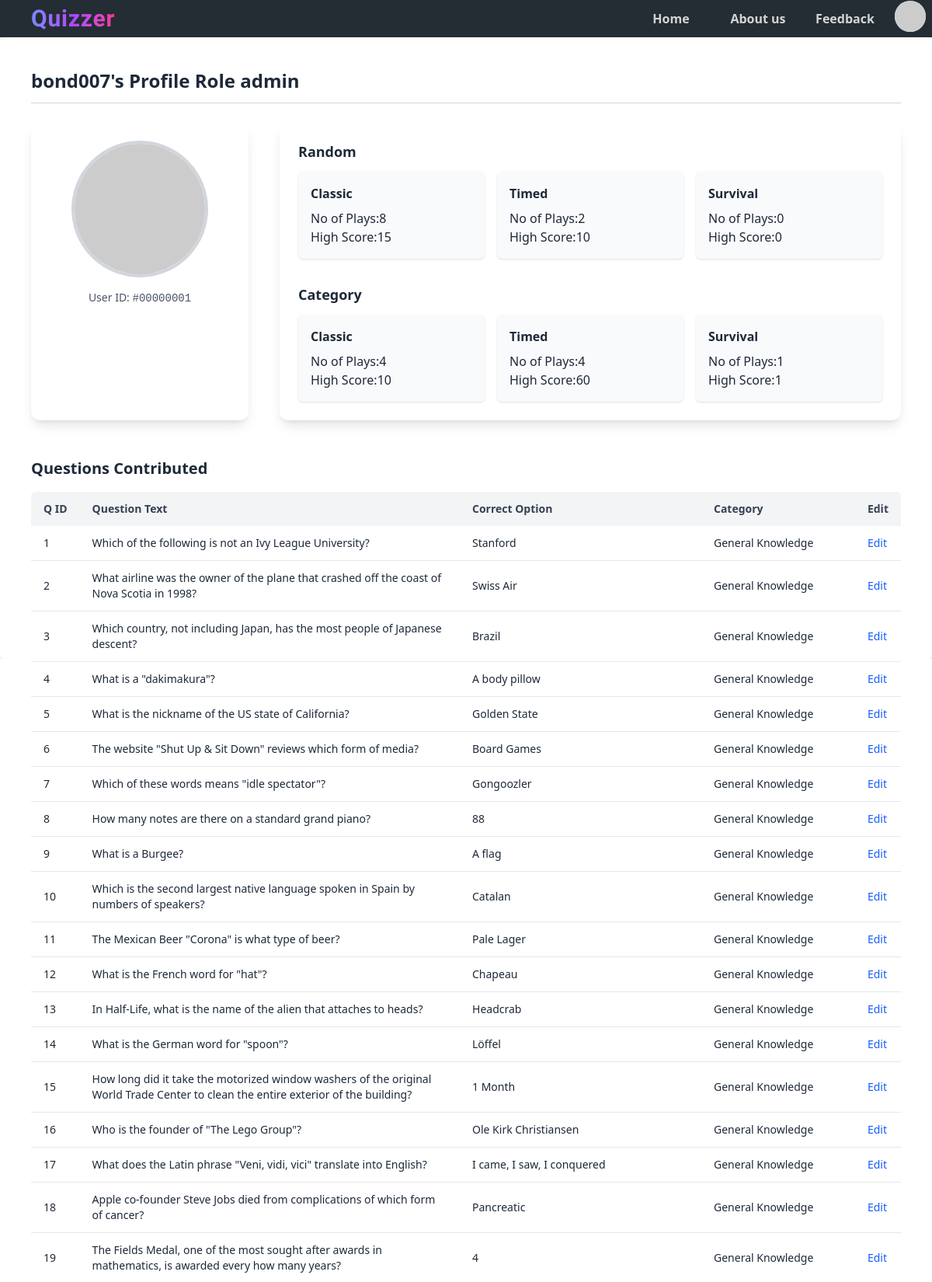
Page /profile (signed in, upper part) on the committed database.
### quizzer/model/user.py (models this page shows, shortened)
class User(db.Model ,UserMixin):
    __tablename__ = 'User'
    id = db.Column(db.Integer, primary_key=True)
    username = db.Column(db.String(20), nullable=False ,unique=True)
    email = db.Column(db.String(100), nullable=False,unique=True)
    password = db.Column(db.String(150), nullable=False)
    profile_pic=db.Column(db.String(100))
    role=db.Column(db.String(20))
    quiz_states = relationship("QuizState", back_populates="user")
    def get_high_score(self, type, mode):
        for qs in self.quiz_states:
            if qs.type.lower() == type.lower() and qs.mode.lower() == mode.lower():
                return qs.high_score or 0
        return 0
    def get_attempt(self, type, mode):
        for qs in self.quiz_states:
            if qs.type.lower() == type.lower() and qs.mode.lower() == mode.lower():
                return qs.attempt or 0
        return 0

### quizzer/model/quiz_state.py (models this page shows)
class QuizState(db.Model):
    __tablename__ = 'Quiz_state'
    user_id=db.Column(db.Integer,db.ForeignKey('User.id'),primary_key=True)
    type=db.Column(db.String(15) ,primary_key=True)
    mode=db.Column(db.String(15),primary_key=True)
    category_id = db.Column(db.Integer, db.ForeignKey('Category.id'))
    high_score = db.Column(db.Integer)
    attempt = db.Column(db.Integer)
    user = relationship("User", back_populates="quiz_states")

### quizzer/model/question.py (models this page shows)
class Question(db.Model):
    __tablename__ = 'Question'
    id = db.Column(db.Integer, primary_key=True)
    question_text = db.Column(db.String(200), nullable=False ,unique=True)
    option_a=db.Column(db.String(80), nullable=False)
    option_b=db.Column(db.String(80), nullable=False)
    option_c=db.Column(db.String(80), nullable=False)
    option_d=db.Column(db.String(80), nullable=False)
    correct_option=db.Column(db.String(80), nullable=False)
    user_id=db.Column(db.Integer,db.ForeignKey('User.id',ondelete='SET NULL'))
    category_id = db.Column(db.Integer, db.ForeignKey('Category.id'))
    category = relationship("Category", back_populates="questions")

### quizzer/model/category.py (models this page shows)
class Category(db.Model ,UserMixin):
    __tablename__ = 'Category'
    id = db.Column(db.Integer, primary_key=True)
    category_name = db.Column(db.String(80), nullable=False ,unique=True)
    questions = relationship("Question", back_populates="category")

### quizzer/app/view_routes.py (the view)
@view.route("/profile")
@login_required
def profile():
   print(current_user.quiz_states)
   return render_template("profile.html",added_question=get_question_by_userid(current_user.id))

### quizzer/__init__.py (called while the page is built)
def create_app():
    app = Flask(__name__, static_folder='static', template_folder='templates')
    app.config.from_pyfile('config.py')
    db.init_app(app)
    mail.init_app(app)
    login_manager.init_app(app)
    login_manager.login_view = 'auth.login'
    @login_manager.user_loader
    def load_user(id):
        return User.query.get(int(id))
    register_blueprints(app)
    with app.app_context():
         db.create_all()
    return app

### quizzer/app/view_services.py (called while the page is built)
def get_question_by_userid(id):
    question=Question.query.filter_by(user_id=id).all()
    return question

### quizzer/templates/profile.html (shortened to what this page needs)
{%extends 'base.html'%} {%block title%}Profile{%endblock%}
{%block content%}
<main class="bg-secondary-b min-h-screen p-4 sm:p-6 lg:p-10 rounded-lg w-full text-gray-800">
  <div class="text-xl sm:text-2xl font-bold mb-6 border-b border-gray-300 pb-3">
    <span>{{ current_user.username }}'s Profile</span>
     <span>Role {{ current_user.role }}</span>
  </div>
  <div class="flex flex-col lg:flex-row gap-6 lg:gap-10">
    <div class="bg-white rounded-xl p-6 shadow-lg flex flex-col items-center w-full lg:w-1/4">
      <div class="w-36 h-36 sm:w-44 sm:h-44 mb-4">
        <img src="{{ current_user.profile_pic }}" alt="Profile Picture" class="w-full h-full rounded-full object-cover border-4 border-gray-300" />
      </div>
      <p class="text-sm text-gray-600 text-center">
        User ID: <span class="font-mono">#{{ "%08d" | format(current_user.id) }}</span>
      </p>
    </div>
    <div class="bg-white rounded-xl p-6 shadow-lg flex-1 space-y-8">
      <div>
        <h2 class="text-lg font-semibold mb-3">Random</h2>
        <div class="grid grid-cols-1 sm:grid-cols-3 gap-4">
          <div class="p-4 bg-gray-50 rounded-md shadow-sm ">
            <h3 class="font-bold mb-2">Classic</h3>
            <p>No of Plays:{{current_user.get_attempt('Random','Classic')}}</p>
            <p>High Score:{{current_user.get_high_score('Random','Classic')}}</p>
          </div>
          <div class="p-4 bg-gray-50 rounded-md shadow-sm ">
            <h3 class="font-bold mb-2">Timed</h3>
            <p>No of Plays:{{current_user.get_attempt('Random','Timed')}}</p>
            <p>High Score:{{current_user.get_high_score('Random','Timed')}}</p>
          </div>
          <div class="p-4 bg-gray-50 rounded-md shadow-sm ">
            <h3 class="font-bold mb-2">Survival</h3>
            <p>No of Plays:{{current_user.get_attempt('Random','Survival')}}</p>
            <p>High Score:{{current_user.get_high_score('Random','Survival')}}</p>
          </div>
        </div>
      </div>
      <div>
        <h2 class="text-lg font-semibold mb-3">Category</h2>
        <div class="grid grid-cols-1 sm:grid-cols-3 gap-4">
          <div class="p-4 bg-gray-50 rounded-md shadow-sm ">
            <h3 class="font-bold mb-2">Classic</h3>
           <p>No of Plays:{{current_user.get_attempt('Category','Classic')}}</p>
            <p>High Score:{{current_user.get_high_score('Category','Classic')}}</p>
          </div>
          <div class="p-4 bg-gray-50 rounded-md shadow-sm ">
            <h3 class="font-bold mb-2">Timed</h3>
            <p>No of Plays:{{current_user.get_attempt('Category','Timed')}}</p>
            <p>High Score:{{current_user.get_high_score('Category','Timed')}}</p>
          </div>
          <div class="p-4 bg-gray-50 rounded-md shadow-sm ">
            <h3 class="font-bold mb-2">Survival</h3>
             <p>No of Plays:{{current_user.get_attempt('Category','Survival')}}</p>
            <p>High Score:{{current_user.get_high_score('Category','Survival')}}</p>
          </div>
        </div>
      </div>
    </div>
  </div>
  <div class="mt-12">
    <h2 class="text-lg sm:text-xl font-bold mb-4">Questions Contributed</h2>
    <div class="overflow-x-auto">
      <table class="min-w-full bg-white shadow-md rounded-md overflow-hidden text-sm">
        <thead class="bg-gray-100 text-left font-semibold text-gray-700">
          <tr>
            <th class="px-4 py-3 whitespace-nowrap">Q ID</th>
            <th class="px-4 py-3">Question Text</th>
            <th class="px-4 py-3">Correct Option</th>
            <th class="px-4 py-3">Category</th>
            <th class="px-4 py-3">Edit</th>
          </tr>
        </thead>
        <tbody class="divide-y divide-gray-200">
          {% for q in added_question %}
          <tr>
            <td class="px-4 py-3 whitespace-nowrap">{{ q.id }}</td>
            <td class="px-4 py-3">{{ q.question_text }}</td>
            <td class="px-4 py-3">{{ q.correct_option }}</td>
            <td class="px-4 py-3">{{ q.category.category_name }}</td>
            <td class="px-4 py-3">
              <a href="{{ url_for('question.edit_question_by_user', question_id=q.id, user_id=current_user.id) }}" class="text-blue-600 hover:underline">Edit</a>
            </td>
          </tr>
          {% endfor %}
        </tbody>
      </table>
    </div>
  </div>
</main>
{%endblock%}

### quizzer/templates/base.html (shortened to what this page needs)
<!DOCTYPE html>
<html lang="en">
<head>
    <link rel="stylesheet" href="{{url_for('static', filename='style/style.css')}}" />
</head>
<body class="box-border h-dvh w-full flex flex-col">
    <nav class="shadow-xl bg-nav">
        <ul class="w-full p-0 h-12 list-none flex justify-end items-center">
            <li class="mr-auto">
     <div class="h-full">
  <a href="{{ url_for('view.home') }}"
     class="ml-4 sm:ml-10 text-3xl block h-full  font-extrabold text-transparent bg-clip-text bg-gradient-to-r from-indigo-400 via-purple-500 to-pink-500  font-revalia tracking-wide hover:opacity-90 transition-all duration-300 leading-snug">
  </a>
</div>
            </li>
            <li class="nav-button"><a href="{{url_for('view.home')}}">Home</a></li>
            <li class="nav-button"><a href="{{url_for('view.about_us')}}">About us</a></li>
            <li class="nav-button"><a href="{{url_for('view.feedback')}}">Feedback</a></li>
            <li class="">
                {% if current_user.is_authenticated %}
                <div class="relative px-2">
                    <button id="profile-pic" class="bg-base-b rounded-full size-10 hover:bg-gray-300 cursor-pointer">
                        <img src="{{ current_user.profile_pic }}" alt="Profile Picture"
                            class="size-full object-cover rounded-full" />
                    </button>
                </div>
                {%else%}
                <div class="text-center p-1 mr-2 px-2 bg-accent hover:bg-accent-h font-bold text-accent-t rounded-md">
                    <a href="{{(url_for('auth.login'))}}">Login</a>
                </div>
                {% endif %}
            </li>
        </ul>
    </nav>
    <div class=" w-full flex bg-base-b h-full">
         {%block content%}{%endblock%}
    </div>
</body>
</html>

### rows in the picture
User: username "bond007", role "admin", id "00000001"
QuizState: get_attempt "8", get_high_score "15", get_attempt "2", get_high_score "10", get_attempt "0", get_high_score "0", get_attempt "4", get_high_score "60", get_attempt "1", get_high_score "1"
Question: id "1", question_text "Which of the following is not an Ivy League University?", correct_option "Stanford", category.category_name "General Knowledge"
Question: id "2", question_text "What airline was the owner of the plane that crashed off the coast of Nova Scotia in 1998?", correct_option "Swiss Air", category.category_name "General Knowledge"
Question: id "3", question_text "Which country, not including Japan, has the most people of Japanese descent?", correct_option "Brazil", category.category_name "General Knowledge"
Question: id "4", question_text "What is a \"dakimakura\"?", correct_option "A body pillow", category.category_name "General Knowledge"
Question: id "5", question_text "What is the nickname of the US state of California?", correct_option "Golden State", category.category_name "General Knowledge"
Question: id "6", question_text "The website \"Shut Up & Sit Down\" reviews which form of media?", correct_option "Board Games", category.category_name "General Knowledge"
Question: id "7", question_text "Which of these words means \"idle spectator\"?", correct_option "Gongoozler", category.category_name "General Knowledge"
Question: id "8", question_text "How many notes are there on a standard grand piano?", correct_option "88", category.category_name "General Knowledge"
Question: id "9", question_text "What is a Burgee?", correct_option "A flag", category.category_name "General Knowledge"
Question: id "10", question_text "Which is the second largest native language spoken in Spain by numbers of speakers?", correct_option "Catalan", category.category_name "General Knowledge"
Question: id "11", question_text "The Mexican Beer \"Corona\" is what type of beer?", correct_option "Pale Lager", category.category_name "General Knowledge"
Question: id "12", question_text "What is the French word for \"hat\"?", correct_option "Chapeau", category.category_name "General Knowledge"
Question: id "13", question_text "In Half-Life, what is the name of the alien that attaches to heads?", correct_option "Headcrab", category.category_name "General Knowledge"
Question: id "14", question_text "What is the German word for \"spoon\"?", correct_option "Löffel", category.category_name "General Knowledge"
Question: id "15", question_text "How long did it take the motorized window washers of the original World Trade Center to clean the entire exterior of the building?", correct_option "1 Month", category.category_name "General Knowledge"
Question: id "16", question_text "Who is the founder of \"The Lego Group\"?", correct_option "Ole Kirk Christiansen", category.category_name "General Knowledge"
Question: id "17", question_text "What does the Latin phrase \"Veni, vidi, vici\" translate into English?", correct_option "I came, I saw, I conquered", category.category_name "General Knowledge"
Question: id "18", question_text "Apple co-founder Steve Jobs died from complications of which form of cancer?", correct_option "Pancreatic", category.category_name "General Knowledge"
Question: id "19", question_text "The Fields Medal, one of the most sought after awards in mathematics, is awarded every how many years?", correct_option "4", category.category_name "General Knowledge"
